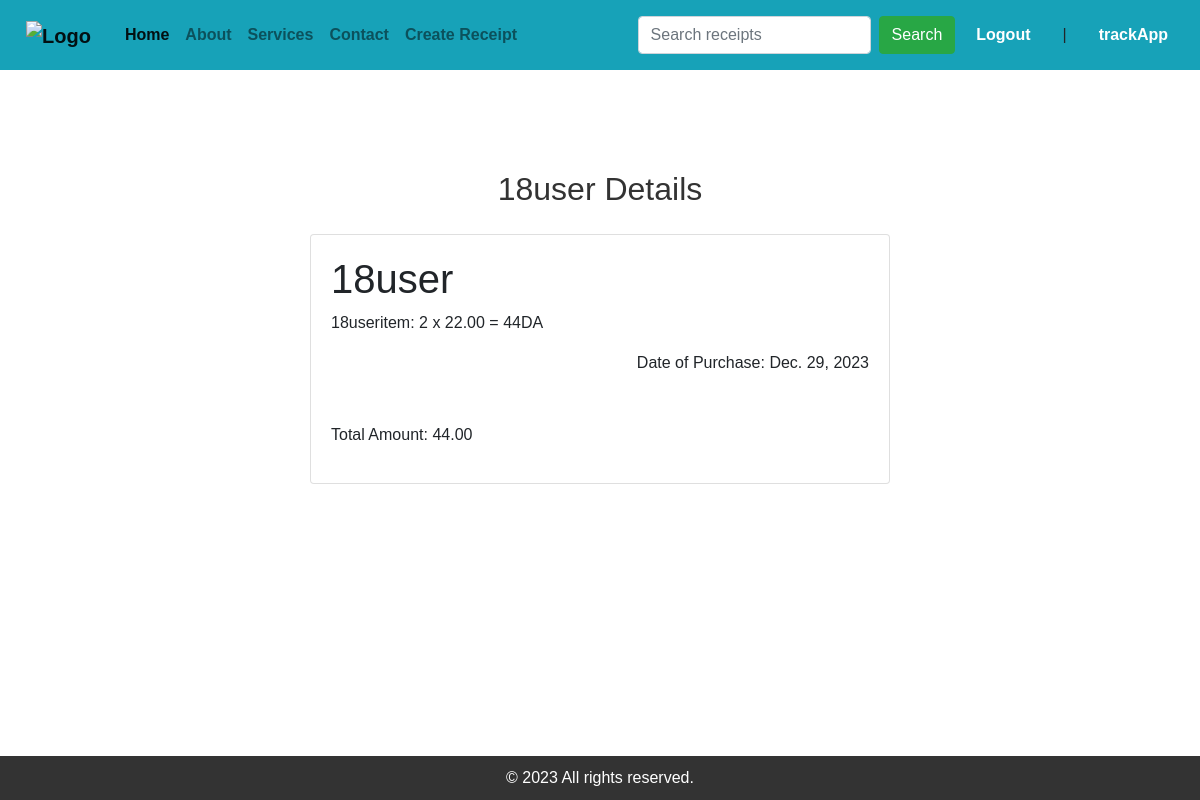
Page /details/12/ (signed in) on the committed database.
### trackApp/models.py (models this page shows, shortened)
class Recipe(models.Model):
    options = (
        ('Ordered', 'Ordered'),
        ('Shipped', 'Shipped'),
        ('Out of Delivery', 'Out'),
        ('Arriving', 'Arriving'),
        ('Delivered', 'Delivered')
    )
    user = models.ForeignKey(User, on_delete=models.CASCADE)
    store_name = models.CharField(max_length=255)
    date_of_purchase = models.DateField()
    item = models.CharField(max_length=255)
    price = models.DecimalField(max_digits=10, decimal_places=2)
    quantity = models.IntegerField()
    status = models.CharField(max_length=30, choices=options, default='Ordered')
    def calculate_total_amount(self):
        return self.quantity * self.price

### trackApp/views.py (the view)
# urls.py: path('details/<int:pk>/', login_required(views.ReceiptDetail.as_view()), name='details'),
class ReceiptDetail(DetailView):
    model = Recipe
    template_name = 'trackApp/details.html'
    def get_context_data(self, **kwargs):
        context = super().get_context_data(**kwargs)
        return context

### templates/trackApp/details.html (shortened to what this page needs)
{% extends 'trackApp/base.html' %}
{% block content %}
    <h2 class="text-center my-3">{{ recipe.store_name|title }} Details</h2>
    <div class="detail-div">
        <div class='row card-group'>
            <div class="col-12">
                <div class="card mb-4">
                    <div class="card-body">
                        <h1>{{ recipe.store_name|title }}</h1>
                        <p>{{ recipe.item }}:
                            {{ recipe.quantity }} x {{ recipe.price }} =
                            {% widthratio recipe.quantity 1 recipe.price %}DA</p>
                        <p class="float-right">Date of Purchase: {{ recipe.date_of_purchase }}</p>
                        <br>
                        <br>
                        <br>
                        <p>Total Amount: {{ recipe.calculate_total_amount }}</p>
                    </div>
                </div>
            </div>
        </div>
    </div>
{% endblock %}

### templates/trackApp/base.html (shortened to what this page needs)
{% load static %}
{% load crispy_forms_tags %}
<!DOCTYPE html>
<html lang="en">
<head>
    <link rel="stylesheet" href="https://stackpath.bootstrapcdn.com/bootstrap/4.5.2/css/bootstrap.min.css">
    <link rel="stylesheet" href="{% static 'css/styles.css' %}">
    <link rel="stylesheet" href="https://cdn.jsdelivr.net/npm/bootstrap-icons@1.11.2/font/bootstrap-icons.min.css">
</head>
<body>
<nav class="navbar navbar-expand-lg navbar-light bg-info">
    <div class="logo">
        <a class="navbar-brand" href="{% url 'index' %}">
            <img src="{% static 'imgs/trackerlogo.png' %}" alt="Logo" width="50" height="50">
        </a>
    </div>
    <div class="collapse navbar-collapse" id="navbarNav">
        <ul class="navbar-nav">
            <li class="nav-item active">
                <a class="nav-link" href="{% url 'index' %}">Home</a>
            </li>
            <li class="nav-item">
                <a class="nav-link" href="#about">About</a>
            </li>
            <li class="nav-item">
                <a class="nav-link" href="#services">Services</a>
            </li>
            <li class="nav-item">
                <a class="nav-link" href="#contact">Contact</a>
            </li>
            <li class="nav-item">
                {% if user.is_authenticated %}
                    <a class="nav-link" href="{% url 'create_receipt' %}">Create Receipt</a>
                {% endif %}
            </li>
        </ul>
        <form class="form-inline my-2 my-lg-0 ml-auto" method="get" action="{% url 'track_item' %}">
            <input class="form-control my-2 mr-sm-2" type="number" name="search" placeholder="Search receipts"
                   aria-label="Search" min="0" step="1" required>
            <button class="btn btn-success my-2 my-sm-0" type="submit">Search</button>
        </form>
        <div class="login-logout">
            {% if user.is_authenticated %}
                <a href="{% url 'logout_user' %}" class="nav-link">Logout</a>
                <span class="nav-link">|</span>
                <a href="" class="nav-link">{{ user.username }}</a>
            {% else %}
                <i class="fas fa-user"></i>
                <a href="{% url 'login_user' %}" class="nav-link">login</a>
                <span class="nav-link">|</span>
                <a href="{% url 'register_user' %}" class="nav-link">Register</a>
            {% endif %}
        </div>
    </div>
</nav>
{% block content %}
{% endblock %}
<footer>
    &copy; 2023 All rights reserved.
</footer>
</body>
</html>

### static/css/styles.css (style rules this page uses)
body { font-family: 'Arial', sans-serif; margin: 0; padding: 0; box-sizing: border-box; }
nav { background-color: #444; padding: 10px; overflow: hidden; }
nav a { float: left; color: #fff; font-weight: bold; text-align: center; padding: 4px 10px; text-decoration: none; }
footer { background-color: #333; color: #fff; text-align: center; padding: 10px; position: fixed; bottom: 0; width: 100%; }
.logo { float: left; }
.login-logout { float: right; display: flex; align-items: center; }
h2 { text-align: center; color: #333; }
form { display: flex; flex-direction: column; }
input { padding: 10px; margin-bottom: 15px; border: 1px solid #ccc; border-radius: 4px; }
button { background-color: #007bff; color: #fff; padding: 10px; border: none; border-radius: 4px; cursor: pointer; }
a { text-decoration: none; }
.detail-div { margin: auto; width: 50%; padding: 10px; }

### rows in the picture
Recipe: store_name "18user", item "18useritem", quantity "2", price "22.00", quantity+price "44", date_of_purchase "Dec. 29, 2023", calculate_total_amount "44.00"

### other values in the picture
{{ user.username }} "trackApp"
